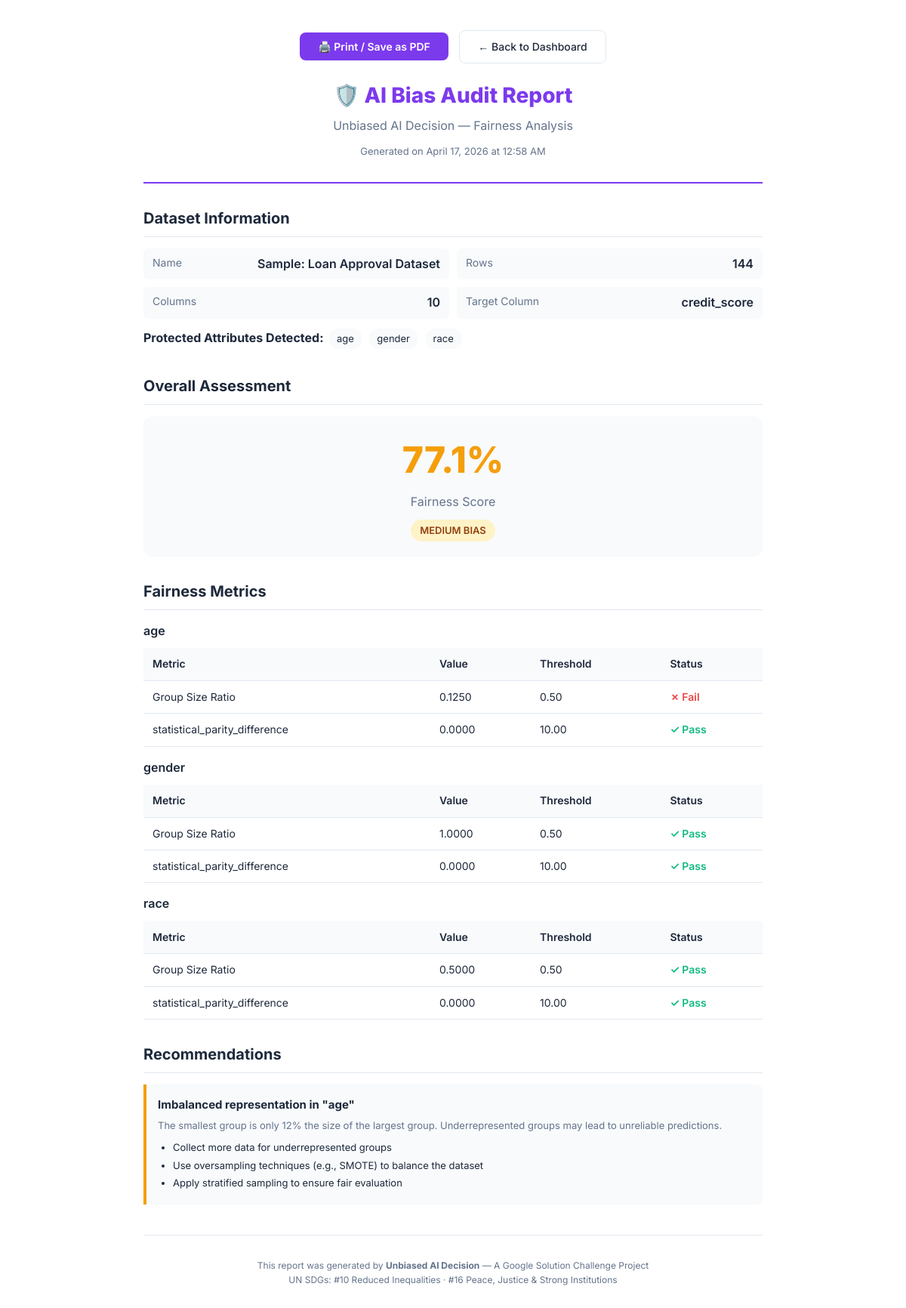
The page /report/2/ on the database its author committed.
### core/models.py (models this page shows, shortened)
class AnalysisResult(models.Model):
    SEVERITY_CHOICES = [
        ('low', 'Low Bias'),
        ('medium', 'Medium Bias'),
        ('high', 'High Bias'),
        ('critical', 'Critical Bias'),
    ]
    dataset = models.OneToOneField(Dataset, on_delete=models.CASCADE, related_name='analysis')
    created_at = models.DateTimeField(default=timezone.now)
    overall_severity = models.CharField(max_length=20, choices=SEVERITY_CHOICES, default='low')
    overall_score = models.FloatField(default=0.0)  # 0-100 fairness score
    summary = models.TextField(blank=True)
    recommendations_json = models.TextField(default='[]')
    detailed_results_json = models.TextField(default='{}')  # Full analysis data
    @property
    def recommendations(self):
        return json.loads(self.recommendations_json)
    @property
    def detailed_results(self):
        return json.loads(self.detailed_results_json)

class Dataset(models.Model):
    user = models.ForeignKey(User, on_delete=models.CASCADE, null=True, blank=True, related_name='datasets')
    name = models.CharField(max_length=255)
    file = models.FileField(upload_to='datasets/')
    uploaded_at = models.DateTimeField(default=timezone.now)
    row_count = models.IntegerField(default=0)
    column_count = models.IntegerField(default=0)
    columns_json = models.TextField(default='[]')  # JSON list of column names
    protected_attributes_json = models.TextField(default='[]')  # Auto-detected protected attrs
    target_column = models.CharField(max_length=255, blank=True, null=True)
    is_analyzed = models.BooleanField(default=False)
    class Meta:
        ordering = ['-uploaded_at']
    @property
    def columns(self):
        return json.loads(self.columns_json)
    @property
    def protected_attributes(self):
        return json.loads(self.protected_attributes_json)

class FairnessMetric(models.Model):
    METRIC_TYPES = [
        ('demographic_parity', 'Demographic Parity'),
        ('disparate_impact', 'Disparate Impact'),
        ('statistical_parity', 'Statistical Parity Difference'),
        ('equal_opportunity', 'Equal Opportunity'),
        ('group_size_ratio', 'Group Size Ratio'),
    ]
    STATUS_CHOICES = [
        ('pass', 'Pass'),
        ('warning', 'Warning'),
        ('fail', 'Fail'),
    ]
    analysis = models.ForeignKey(AnalysisResult, on_delete=models.CASCADE, related_name='metrics')
    metric_type = models.CharField(max_length=50, choices=METRIC_TYPES)
    protected_attribute = models.CharField(max_length=255)
    value = models.FloatField()
    threshold = models.FloatField(default=0.8)
    status = models.CharField(max_length=20, choices=STATUS_CHOICES, default='pass')
    details_json = models.TextField(default='{}')
    description = models.TextField(blank=True)
    class Meta:
        ordering = ['protected_attribute', 'metric_type']
    @property
    def details(self):
        return json.loads(self.details_json)

### core/views.py (the view)
def report(request, dataset_id):
    dataset = get_object_or_404(Dataset, id=dataset_id)
    analysis = get_object_or_404(AnalysisResult, dataset=dataset)
    metrics = analysis.metrics.all()
    metrics_by_attr = {}
    for m in metrics:
        if m.protected_attribute not in metrics_by_attr:
            metrics_by_attr[m.protected_attribute] = []
        metrics_by_attr[m.protected_attribute].append({
            'type': m.metric_type,
            'type_display': m.get_metric_type_display(),
            'value': m.value,
            'threshold': m.threshold,
            'status': m.status,
        })
    context = {
        'dataset': dataset,
        'analysis': analysis,
        'metrics_by_attr': metrics_by_attr,
        'recommendations': analysis.recommendations,
    }
    return render(request, 'core/report.html', context)

### core/templates/core/report.html (shortened to what this page needs)
{% load static %}
<!DOCTYPE html>
<html lang="en">
<head>
</head>
<body>
    <div class="no-print" style="text-align: center; margin-bottom: 20px;">
        <button onclick="window.print()" style="padding: 10px 24px; background: var(--primary); color: white; border: none; border-radius: 8px; font-size: 14px; cursor: pointer; font-family: inherit; font-weight: 600;">
            🖨️ Print / Save as PDF
        </button>
        <a href="{% url 'dashboard' dataset.id %}" style="display: inline-block; padding: 10px 24px; margin-left: 10px; border: 1px solid var(--border); border-radius: 8px; text-decoration: none; color: var(--text); font-size:14px; font-weight: 500;">← Back to Dashboard</a>
    </div>
    <div class="report-header">
        <h1>🛡️ AI Bias Audit Report</h1>
        <p>Unbiased AI Decision — Fairness Analysis</p>
        <p class="report-date">Generated on {{ analysis.created_at|date:"F d, Y \a\t g:i A" }}</p>
    </div>
    <div class="section">
        <h2>Dataset Information</h2>
        <div class="info-grid">
            <div class="info-item"><span class="label">Name</span><span class="value">{{ dataset.name }}</span></div>
            <div class="info-item"><span class="label">Rows</span><span class="value">{{ dataset.row_count }}</span></div>
            <div class="info-item"><span class="label">Columns</span><span class="value">{{ dataset.column_count }}</span></div>
            <div class="info-item"><span class="label">Target Column</span><span class="value">{{ dataset.target_column|default:"N/A" }}</span></div>
        </div>
        <div style="margin-top: 10px;">
            <strong>Protected Attributes Detected:</strong>
            {% for attr in dataset.protected_attributes %}
                <span style="display:inline-block; padding:3px 10px; background:var(--card-bg); border-radius:12px; font-size:13px; margin:3px;">{{ attr }}</span>
            {% endfor %}
        </div>
    </div>
    <div class="section">
        <h2>Overall Assessment</h2>
        <div class="score-section">
            <div class="score-big {{ analysis.overall_severity }}">{{ analysis.overall_score|floatformat:1 }}%</div>
            <p style="color: var(--text-muted); margin:5px 0;">Fairness Score</p>
            <span class="severity-label {{ analysis.overall_severity }}">{{ analysis.get_overall_severity_display }}</span>
        </div>
    </div>
    <div class="section">
        <h2>Fairness Metrics</h2>
        {% for attr, metrics_list in metrics_by_attr.items %}
        <h3>{{ attr }}</h3>
        <table class="metric-table">
            <thead>
                <tr><th>Metric</th><th>Value</th><th>Threshold</th><th>Status</th></tr>
            </thead>
            <tbody>
                {% for m in metrics_list %}
                <tr>
                    <td>{{ m.type_display }}</td>
                    <td>{{ m.value|floatformat:4 }}</td>
                    <td>{{ m.threshold|floatformat:2 }}</td>
                    <td class="status-{{ m.status }}">{% if m.status == 'pass' %}✓ Pass{% elif m.status == 'warning' %}⚠ Warning{% else %}✗ Fail{% endif %}</td>
                </tr>
                {% endfor %}
            </tbody>
        </table>
        {% endfor %}
    </div>
    <div class="section">
        <h2>Recommendations</h2>
        {% for rec in recommendations %}
        <div class="rec-item {{ rec.severity }}">
            <h4>{{ rec.title }}</h4>
            <p>{{ rec.description }}</p>
            <ul>
                {% for action in rec.actions %}
                <li>{{ action }}</li>
                {% endfor %}
            </ul>
        </div>
        {% endfor %}
    </div>
    <div class="footer-report">
        <p>This report was generated by <strong>Unbiased AI Decision</strong> — A Google Solution Challenge Project</p>
        <p>UN SDGs: #10 Reduced Inequalities · #16 Peace, Justice & Strong Institutions</p>
    </div>
</body>
</html>

### core/templates/core/report.html (style rules this page uses)
:root { --primary: #7c3aed; --success: #10b981; --warning: #f59e0b; --danger: #ef4444; --bg: #ffffff; --text: #1e293b; --text-muted: #64748b; --border: #e2e8f0; --card-bg: #f8fafc; }
* { margin: 0; padding: 0; box-sizing: border-box; }
body { font-family: 'Inter', sans-serif; color: var(--text); background: var(--bg); padding: 40px; max-width: 900px; margin: 0 auto; line-height: 1.6; }
.report-header { text-align: center; padding-bottom: 30px; border-bottom: 2px solid var(--primary); margin-bottom: 30px; }
.report-header h1 { font-size: 28px; font-weight: 800; color: var(--primary); margin-bottom: 5px; }
.report-header p { color: var(--text-muted); }
.report-header .report-date { font-size: 13px; margin-top: 10px; }
.section { margin-bottom: 30px; }
.section h2 { font-size: 20px; font-weight: 700; margin-bottom: 15px; padding-bottom: 8px; border-bottom: 1px solid var(--border); }
.section h3 { font-size: 16px; font-weight: 600; margin: 15px 0 10px; }
.info-grid { display: grid; grid-template-columns: 1fr 1fr; gap: 10px; }
.info-item { display: flex; justify-content: space-between; padding: 8px 12px; background: var(--card-bg); border-radius: 6px; }
.info-item .label { color: var(--text-muted); font-size: 14px; }
.info-item .value { font-weight: 600; }
.score-section { text-align: center; padding: 20px; background: var(--card-bg); border-radius: 12px; margin-bottom: 20px; }
.score-big { font-size: 48px; font-weight: 800; }
.score-big.medium { color: var(--warning); }
.severity-label { display: inline-block; padding: 4px 12px; border-radius: 20px; font-size: 13px; font-weight: 600; text-transform: uppercase; margin-top: 5px; }
.severity-label.medium { background: #fef3c7; color: #92400e; }
.metric-table { width: 100%; border-collapse: collapse; margin-top: 10px; }
.metric-table th, .metric-table td { padding: 10px 12px; text-align: left; border-bottom: 1px solid var(--border); font-size: 14px; }
.metric-table th { background: var(--card-bg); font-weight: 600; }
.status-pass { color: var(--success); font-weight: 600; }
.status-fail { color: var(--danger); font-weight: 600; }
.rec-item { padding: 15px; border-left: 4px solid var(--primary); background: var(--card-bg); border-radius: 0 8px 8px 0; margin-bottom: 12px; }
.rec-item.medium { border-left-color: var(--warning); }
.rec-item h4 { font-size: 15px; margin-bottom: 5px; }
.rec-item p { font-size: 13px; color: var(--text-muted); margin-bottom: 8px; }
.rec-item ul { padding-left: 20px; font-size: 13px; }
.rec-item li { margin-bottom: 3px; }
.footer-report { text-align: center; padding-top: 30px; border-top: 1px solid var(--border); margin-top: 40px; color: var(--text-muted); font-size: 12px; }

### rows shown on the page
AnalysisResult: created_at "April 17, 2026 at 12:58 AM", overall_score "77.1", overall_severity "MEDIUM BIAS"
Dataset: name "Sample: Loan Approval Dataset", row_count "144", column_count "10", target_column "credit_score"
FairnessMetric: metrics_by_attr "age", value "0.1250", threshold "0.50"
FairnessMetric: type_display "statistical_parity_difference", value "0.0000", threshold "10.00"
FairnessMetric: metrics_by_attr "gender", value "1.0000", threshold "0.50"
FairnessMetric: type_display "statistical_parity_difference", value "0.0000", threshold "10.00"
FairnessMetric: metrics_by_attr "race", value "0.5000", threshold "0.50"
FairnessMetric: type_display "statistical_parity_difference", value "0.0000", threshold "10.00"

### other values the page prints
{{ attr }} "age" "gender" "race"
{{ m.type_display }} "Group Size Ratio" "Group Size Ratio" "Group Size Ratio"
{{ rec.title }} "Imbalanced representation in \"age\""
{{ rec.description }} "The smallest group is only 12% the size of the largest group. Underrepresented groups may lead to unreliable predictions."
{{ action }} "Collect more data for underrepresented groups" "Use oversampling techniques (e.g., SMOTE) to balance the dataset" "Apply stratified sampling to ensure fair evaluation"
